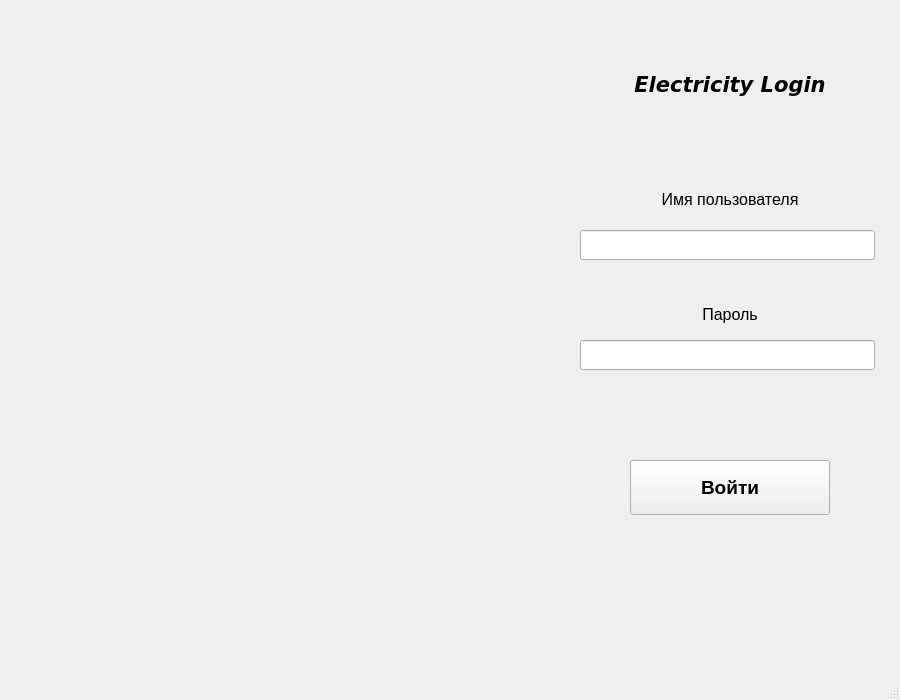
<?xml version="1.0" encoding="UTF-8"?>
<ui version="4.0">
 <class>MainWindow</class>
 <widget class="QMainWindow" name="MainWindow">
  <property name="geometry">
   <rect>
    <x>0</x>
    <y>0</y>
    <width>900</width>
    <height>700</height>
   </rect>
  </property>
  <property name="minimumSize">
   <size>
    <width>900</width>
    <height>700</height>
   </size>
  </property>
  <property name="maximumSize">
   <size>
    <width>900</width>
    <height>700</height>
   </size>
  </property>
  <property name="windowTitle">
   <string>Система расчёта оплаты</string>
  </property>
  <property name="styleSheet">
   <string notr="true"/>
  </property>
  <widget class="QWidget" name="centralwidget">
   <property name="enabled">
    <bool>true</bool>
   </property>
   <property name="styleSheet">
    <string notr="true"/>
   </property>
   <widget class="QLabel" name="label">
    <property name="geometry">
     <rect>
      <x>595</x>
      <y>60</y>
      <width>270</width>
      <height>50</height>
     </rect>
    </property>
    <property name="font">
     <font>
      <family>Verdana</family>
      <italic>true</italic>
      <underline>false</underline>
     </font>
    </property>
    <property name="text">
     <string>&lt;html&gt;&lt;head/&gt;&lt;body&gt;&lt;p align=&quot;center&quot;&gt;&lt;span style=&quot; font-size:16pt; font-weight:600;&quot;&gt;Electricity Login&lt;/span&gt;&lt;/p&gt;&lt;/body&gt;&lt;/html&gt;</string>
    </property>
    <property name="alignment">
     <set>Qt::AlignCenter</set>
    </property>
   </widget>
   <widget class="QLabel" name="label_2">
    <property name="geometry">
     <rect>
      <x>630</x>
      <y>175</y>
      <width>200</width>
      <height>50</height>
     </rect>
    </property>
    <property name="text">
     <string>&lt;html&gt;&lt;head/&gt;&lt;body&gt;&lt;p align=&quot;center&quot;&gt;&lt;span style=&quot; font-size:12pt;&quot;&gt;Имя пользователя&lt;/span&gt;&lt;/p&gt;&lt;/body&gt;&lt;/html&gt;</string>
    </property>
    <property name="alignment">
     <set>Qt::AlignCenter</set>
    </property>
   </widget>
   <widget class="QLineEdit" name="lineEdit">
    <property name="geometry">
     <rect>
      <x>580</x>
      <y>230</y>
      <width>295</width>
      <height>30</height>
     </rect>
    </property>
    <property name="font">
     <font>
      <family>Times New Roman</family>
      <pointsize>11</pointsize>
     </font>
    </property>
    <property name="maxLength">
     <number>50</number>
    </property>
   </widget>
   <widget class="QLabel" name="label_3">
    <property name="geometry">
     <rect>
      <x>630</x>
      <y>290</y>
      <width>200</width>
      <height>50</height>
     </rect>
    </property>
    <property name="text">
     <string>&lt;html&gt;&lt;head/&gt;&lt;body&gt;&lt;p align=&quot;center&quot;&gt;&lt;span style=&quot; font-size:12pt;&quot;&gt;Пароль&lt;/span&gt;&lt;/p&gt;&lt;/body&gt;&lt;/html&gt;</string>
    </property>
    <property name="alignment">
     <set>Qt::AlignCenter</set>
    </property>
   </widget>
   <widget class="QLineEdit" name="lineEdit_2">
    <property name="geometry">
     <rect>
      <x>580</x>
      <y>340</y>
      <width>295</width>
      <height>30</height>
     </rect>
    </property>
    <property name="font">
     <font>
      <family>Times New Roman</family>
      <pointsize>11</pointsize>
     </font>
    </property>
    <property name="maxLength">
     <number>50</number>
    </property>
   </widget>
   <widget class="QPushButton" name="pushButton">
    <property name="geometry">
     <rect>
      <x>630</x>
      <y>460</y>
      <width>200</width>
      <height>55</height>
     </rect>
    </property>
    <property name="font">
     <font>
      <family>Segoe UI</family>
      <pointsize>14</pointsize>
      <weight>75</weight>
      <bold>true</bold>
      <kerning>true</kerning>
     </font>
    </property>
    <property name="text">
     <string>Войти</string>
    </property>
   </widget>
  </widget>
  <widget class="QMenuBar" name="menubar">
   <property name="geometry">
    <rect>
     <x>0</x>
     <y>0</y>
     <width>900</width>
     <height>25</height>
    </rect>
   </property>
  </widget>
  <widget class="QStatusBar" name="statusbar"/>
 </widget>
 <resources/>
 <connections/>
</ui>
